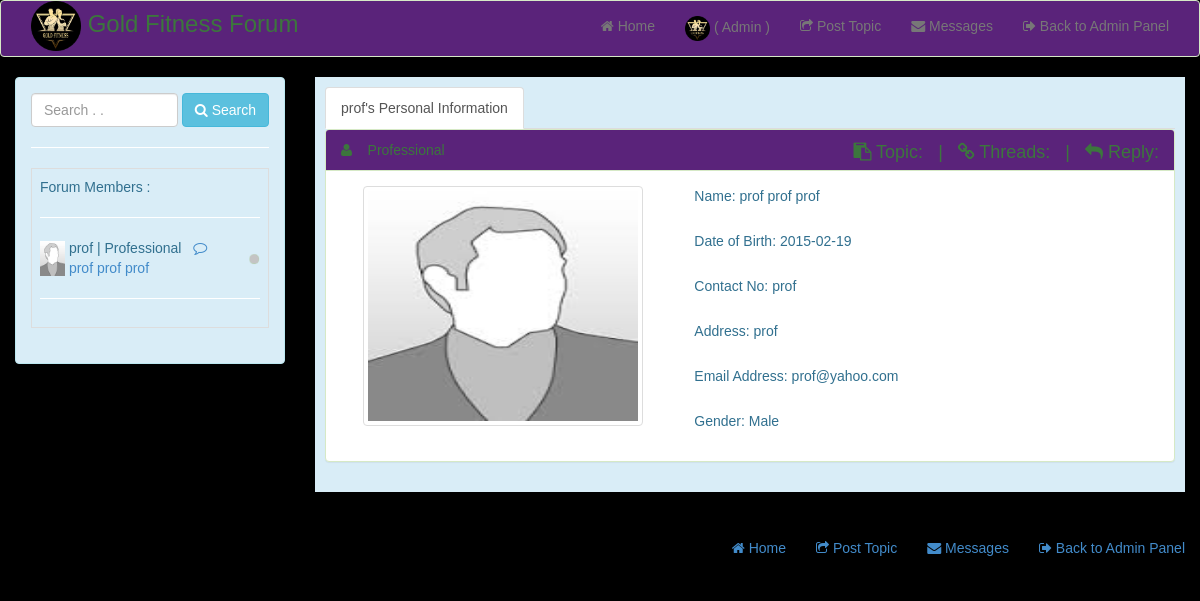
Screenshot of /admin/admin_forum/view_profile.php?id=71 (signed in) with the database file from the repository.
### tables this page shows
CREATE TABLE IF NOT EXISTS `members` (
  `member_id` int(11) NOT NULL AUTO_INCREMENT,
  `image` varchar(100) NOT NULL,
  `firstname` varchar(20) NOT NULL,
  `lastname` varchar(20) NOT NULL,
  `middlename` varchar(20) NOT NULL,
  `sex` varchar(6) NOT NULL,
  `address` varchar(100) NOT NULL,
  `contact_no` varchar(50) NOT NULL,
  `date_of_birth` text NOT NULL,
  `username` varchar(100) NOT NULL,
  `email` varchar(100) NOT NULL,
  `password` varchar(100) NOT NULL,
  `access` varchar(50) NOT NULL,
  `status` text NOT NULL,
  `acct_status` varchar(100) NOT NULL,
  `topic_ctr` varchar(11) NOT NULL,
  `threads_ctr` varchar(11) NOT NULL,
  `replies_ctr` varchar(11) NOT NULL,
  PRIMARY KEY (`member_id`)
);

### admin/session.php (called while the page is built, shortened)
<?php
$session_id=$_SESSION['id'];
?>

### admin/admin_forum/view_profile.php (the view, shortened to what this page needs)
    <?php include('header.php');  ?>
  <?php  include('navbar.php');  ?>
 <?php $get_id=$_GET['id']; ?>
<head>
</head>
  <body id="home">
<center>
  <table>
  <tr>
  <td>
	<div class="container-fluid">
		<div class="row">
			<div class="col-md-3">
            	<div class="alert alert-info">
             <form method="post" action="search_result.php">
                  <table><tr>
                  <td>
                  <input type="text" name="search" class="form-control" placeholder="Search . ." required>
                  </td>
                  <td>&nbsp;</td>
                  <td>
                  <button type="submit" class="btn btn-info"><li class="fa fa-search"></li> Search</button>
                  </td>
                  </tr></table>
                   </form>
                  <hr />
               <div id="load_tweets2">
   	<?php    include('sidebar.php'); ?>
       </div>
       </div>
       </div>
			<div class="col-md-9">
                        <?php
			$query = $conn->query("select * from members where member_id = '$get_id'");
			$row = $query->fetch();
		?>
						<div class="jumbotron alert-info">
										<ul class="nav nav-tabs">
										<li class="active"><a href="#"><?php echo $row['firstname']."'s"; ?> Personal Information</a></li>
										</ul>
<div class="panel panel-success">
  <div class="panel-heading">
	  <i class="fa fa-user"></i> &nbsp;&nbsp; <?php echo $access=$row['access']; ?>
      <div class="pull-right">
  <font size="4">  <i class="fa fa-clipboard"></i> Topic: <?php echo $row['topic_ctr'] ; ?> &nbsp;  | &nbsp;
			 <i class="fa fa-chain"></i> Threads: <?php echo $row['threads_ctr'] ; ?>  &nbsp; | &nbsp;
              <i class="fa fa-reply"></i> Reply: <?php echo $row['replies_ctr'] ; ?></font></div>
  </div>
  <div class="panel-body">
  		<div class="row">
        <div class="col-md-5">
	<center><a href="#change_profile_picture_modal" data-toggle="modal"> <img src="<?php echo "../".$row['image']; ?>" width="280" height="240" alt="..." class="img-square thumbnail"/></a></center>
			</div>
			<div class="col-md-5">
            <table>
            <tr><td>
            	<label class="block">Name: <?php echo $row['firstname']." ".$row['middlename']." ".$row['lastname']; ?></label>
            </td></tr>
            <tr>
            <td>
            </td>
            </tr>
             <tr><td>
            	<label class="block">Date of Birth: <?php echo $row['date_of_birth']; ?></label>
            </td></tr>
              <tr>
            <td>
            </td>
            </tr>
             <tr><td>
            	<label class="block">Contact No: <?php echo $row['contact_no']; ?></label>
            </td></tr>
              <tr>
            <td>
            </td>
            </tr>
             <tr><td>
              	<label class="block">Address: <?php echo $row['address']; ?></label>
            </td></tr>
              <tr>
            <td>
            </td>
            </tr>
            <tr>
           <td>
           	<label class="block">Email Address: <?php echo $row['email']; ?></label>
           </td>
            </tr>
              <tr>
            <td>
            </td>
            </tr>
               <tr>
           <td>
           	<label class="block">Gender: <?php echo $row['sex']; ?></label>
           </td>
            </tr>
            </table>
			</div>
		</div>
  </div>
</div>
						</div>
			</div>
			<div class="col-md-1"></div>
		</div>
	</div>
	<?php include('footer.php'); ?>
  </body>
</html>

### admin/admin_forum/header.php (shortened to what this page needs)
<!DOCTYPE html>
<html lang="en">
  <head>
    <link href="../../css/bootstrap.min.css" rel="stylesheet"/>
    <link href="../../css/style.css" rel="stylesheet"/>
    <link href="../../css/font-awesome.min.css" rel="stylesheet"/>
				<link href="../jGrowl/jquery.jgrowl.css" rel="stylesheet" media="screen">
  </head>

### admin/admin_forum/navbar.php (shortened to what this page needs)
<?php
 include('header.php'); ?>
<?php include('../session.php'); ?>
<nav class="navbar navbar-default alert-success " role="navigation">
  <div class="container-fluid">
    <div class="collapse navbar-collapse" id="bs-example-navbar-collapse-1">
          <font size="5">
            <a href="home.php"><img src="../images/logoo.png" width="50" height="50" alt="..." class="img-square"/></a> Gold Fitness Forum
         </font>
      <ul class="nav navbar-nav navbar-right">
      	<li><a href="home.php"><i class="fa fa-home"></i> Home</a></li>
        	<li><a href="#"><img src="../images/logoo.png" width="25" height="25" alt="..." class="img-square"/>  ( Admin )</a></li>
    	<li><a href="poster.php"><i class="fa fa-share-square-o"></i> Post Topic</a></li>
     <?php
     $mctr=0;
                                       ?>
       	<li><a href="inbox.php"><i class="fa fa-envelope"></i> Messages<?php if($mctr==0){}else{ ?>&nbsp;<span class="badge badge-info alert-danger"><?php echo $mctr; ?> </span> <?php } ?></a></li>
            <li><a href="../home.php"><i class="fa fa-sign-out"></i> Back to Admin Panel</a></li>
      </ul>
    </div>
  </div>
</nav>

### admin/admin_forum/sidebar.php (shortened to what this page needs)
<?php
 include('header.php');
 include('../session.php');
 ?>
	<table cellpadding="0" cellspacing="0" border="0" class="table table-bordered" id="example"  >
	<tr>
        <td>
          Forum Members :
                 <hr />
          	<?php
	$query = $conn->query("select * from members order by lastname ASC") or die(mysql_error());
	while ($row = $query->fetch()) {
	$id = $row['member_id'];
       if($id==$session_id){
           	$query1 = $conn->query("select * from members where member_id='$session_id'") or die(mysql_error());
	while ($row1 = $query1->fetch())
       {
	   if($row1['acct_status']=="Unactive")
          {
           ?>
           <script>
					 alert('Your account has been Deactivated by the Administrator. Pls. contact the admin for clarifications. Thank you.');
                    	window.location = 'logout.php';
						</script>
           <?php
          }
	}
       }else{
	?>
        <table cellpadding="0" cellspacing="0" border="0"   id="example" width="220">
        <tr>
  <td rowspan="2"><img src="<?php echo "../".$row['image']; ?>" width="25" height="35" class="img-square" /></td>
   <td rowspan="2">&nbsp;</td>
       	<td width="197"><?php echo $row['username']." | ".$row['access']; ?> &nbsp; <a href="compose_msg.php?id=<?php echo $id;  ?>" title="click to send a message to <?php echo $row['firstname']." ".$row['middlename']." ".$row['lastname']; ?>"><i class="fa fa-comment-o"></i></a></td>
 <td  rowspan="2"><?php
           if($row['status']=="active"){
               ?>
           <img src="../images/active.png" width="12" height="12" alt="..." class="img-circle">
                <?php
           }
           else
           {
               ?>
               <img src="../images/inactive.png" width="12" height="12" alt="..." class="img-circle">
            <?php
           }
            ?> </td>
	</tr>
       <tr>
       	<td colspan="2"><a href="view_profile.php?id=<?php echo $id; ?>"><?php echo $row['firstname']." ".$row['middlename']." ".$row['lastname']; ?></a></td>
       </tr>
       	</table>
               <hr />
              <?php
             }}?>
       </td>
       </tr>
</table>

### admin/admin_forum/footer.php (shortened to what this page needs)
  <div class="container-fluid">
 <div class="row">
  <div class="col-md-12">
<footer>
      <ul class="nav navbar-nav navbar-right">
     	<li><a href="home.php"><i class="fa fa-home"></i> Home</a></li>
   	<li><a href="poster.php"><i class="fa fa-share-square-o"></i> Post Topic</a></li>
    <?php
    $mctr=0;
                                      ?>
      	<li><a href="inbox.php"><i class="fa fa-envelope"></i> Messages<?php if($mctr==0){}else{ ?>&nbsp;<span class="badge badge-info alert-danger"><?php echo $mctr; ?> </span> <?php } ?></a></li>
           <li><a href="../home.php"><i class="fa fa-sign-out"></i> Back to Admin Panel</a></li>
     </ul>
</footer>
</div>
</div>

### css/style.css (style rules this page uses)
body { background: rgba(0, 0, 0, 0); font-family:'ProximaNova-Light',Helvetica,Arial,sans-serif !important; }
#home { background-attachment: fixed; background-color: #000000; background-position: left 40px; background-repeat: no-repeat; }
#home .jumbotron { padding:10px !important; }
#home hr { border-color:#ffffff !important; }
.block { display:block; font-weight:normal !important; }

### rows the page displays
members: image (picture), username "prof", access "Professional", firstname "prof", middlename "prof", lastname "prof", date_of_birth "2015-02-19", contact_no "prof", address "prof", email "prof@yahoo.com", sex "Male"
